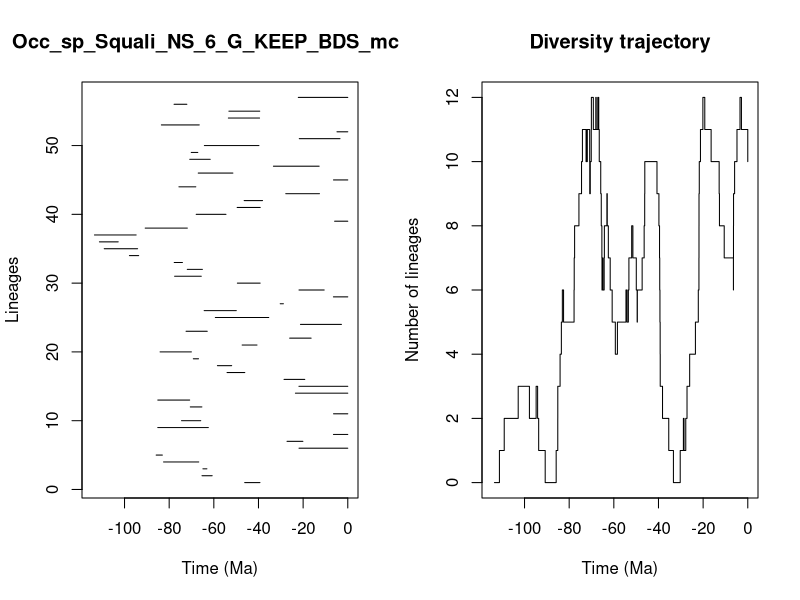

R code for this plot:


pdf(file='../Results/Species_NS/5_MA_bins_EXT_EP/pyrate_mcmc_logs/Occ_sp_Squali_NS_6_G_KEEP_BDS_mcmc_LTT.pdf',width=0.6*20, height=0.6*10)
title = "Occ_sp_Squali_NS_6_G_KEEP_BDS_mcmc"
ts=c(46.17170901317355, 65.29723920721993,64.88273262989262,82.51405898680392,85.82556396165958,21.844837791649987,27.21435277793536,6.4174247450485975,85.10678980029263,74.46343264358434,6.3770148360564765,70.54241202589428,85.09538721780748,23.451989779024906,21.87566787117152,28.55374270855624,54.07701606151171,58.3916170676245,69.1830369954754,84.07126662892081,47.317090522310544,26.029379445799105,72.43449011728939,21.196143200905777,59.3257067581612,64.32947150183175,30.261976205887635,6.432576712168107,21.854070329620228,49.46051469031589,77.5665960838865,71.88926057441773,77.74358570797689,97.80700348446881,109.09059583183337,111.2423314026035,113.46755945198713,90.74048609883091,5.900294835583855,67.89845253148455,49.55207427002592,46.41612851673935,27.776000233852155,75.62983752575309,6.403671551036193,66.9840291743077,33.30498345064512,70.78403242734728,70.11244098312041,64.2365769193306,21.72454177142039,4.835978483943666,83.49824469642425,53.48914164612909,53.24420288859558,77.80928559782996,22.16416360476688)
te=c(39.340032635144546, 60.74436349326211,63.1079178984591,66.75617774683641,83.05621576702215,0.0,20.111546989701175,0.0,62.45945482387162,65.86242699047641,0.0,65.34945267088017,70.82048369060466,0.0,0.0,19.25880623529789,46.124247888547146,52.004768354829714,66.85929060045254,70.05510028504217,40.669088993141116,16.41971056067021,62.93573108645593,2.8373510357392364,35.398675086766666,49.93845034863927,28.84141778908474,0.0,10.554647197039646,39.24703566491518,65.62477522348031,65.1209194032918,74.0631524443092,93.66167901392564,94.13565603463174,102.82950709427865,94.79670062448598,71.87247316448139,0.0,54.559636847739306,39.21523807720745,38.18687236309784,12.689289519914572,68.07273414798935,0.0,51.46151546281484,12.82087649000284,61.62457361486615,67.18362191370382,39.801789180323546,3.4825149944780818,0.0,66.52777865220868,39.52410370100505,39.4349087805233,72.07950940798008,0.0)
div_traj=c(0, 1,2,3,2,3,2,1,0,1,2,3,4,5,6,5,6,7,8,9,10,11,10,11,10,11,10,9,10,11,12,11,12,11,12,11,12,11,10,9,8,7,6,7,6,7,8,9,8,7,6,5,4,5,6,5,6,7,8,7,6,5,6,7,8,9,10,9,8,7,6,5,4,3,2,1,0,1,2,1,2,3,4,5,6,7,8,9,10,11,12,11,10,9,8,7,6,7,8,9,10,11,12,11,10)
time_events=c(113.46755945198713, 111.2423314026035,109.09059583183337,102.82950709427865,97.80700348446881,94.79670062448598,94.13565603463174,93.66167901392564,90.74048609883091,85.82556396165958,85.10678980029263,85.09538721780748,84.07126662892081,83.49824469642425,83.05621576702215,82.51405898680392,77.80928559782996,77.74358570797689,77.5665960838865,75.62983752575309,74.46343264358434,74.0631524443092,72.43449011728939,72.07950940798008,71.88926057441773,71.87247316448139,70.82048369060466,70.78403242734728,70.54241202589428,70.11244098312041,70.05510028504217,69.1830369954754,68.07273414798935,67.89845253148455,67.18362191370382,66.9840291743077,66.85929060045254,66.75617774683641,66.52777865220868,65.86242699047641,65.62477522348031,65.34945267088017,65.29723920721993,65.1209194032918,64.88273262989262,64.32947150183175,64.2365769193306,63.1079178984591,62.93573108645593,62.45945482387162,61.62457361486615,60.74436349326211,59.3257067581612,58.3916170676245,54.559636847739306,54.07701606151171,53.48914164612909,53.24420288859558,52.004768354829714,51.46151546281484,49.93845034863927,49.55207427002592,49.46051469031589,47.317090522310544,46.41612851673935,46.17170901317355,46.124247888547146,40.669088993141116,39.801789180323546,39.52410370100505,39.4349087805233,39.340032635144546,39.24703566491518,39.21523807720745,38.18687236309784,35.398675086766666,33.30498345064512,30.261976205887635,28.84141778908474,28.55374270855624,27.776000233852155,27.21435277793536,26.029379445799105,23.451989779024906,22.16416360476688,21.87566787117152,21.854070329620228,21.844837791649987,21.72454177142039,21.196143200905777,20.111546989701175,19.25880623529789,16.41971056067021,12.82087649000284,12.689289519914572,10.554647197039646,6.432576712168107,6.4174247450485975,6.403671551036193,6.3770148360564765,5.900294835583855,4.835978483943666,3.4825149944780818,2.8373510357392364,0.0)
                par(mfrow=c(1,2))
                L = length(ts)
                plot(ts, 1:L , xlim=c(-max(ts)-1,0), pch=20, type="n", main=title,xlab="Time (Ma)",ylab="Lineages")
                for (i in 1:L){segments(x0=-te[i],y0=i,x1=-ts[i],y1=i)}    
                t = -time_events
                plot(div_traj ~ t,type="s", main = "Diversity trajectory",xlab="Time (Ma)",ylab="Number of lineages",xlim=c(-max(ts)-1,0))
                abline(v=c(65,200,251,367,445),lty=2,col="gray")
                
